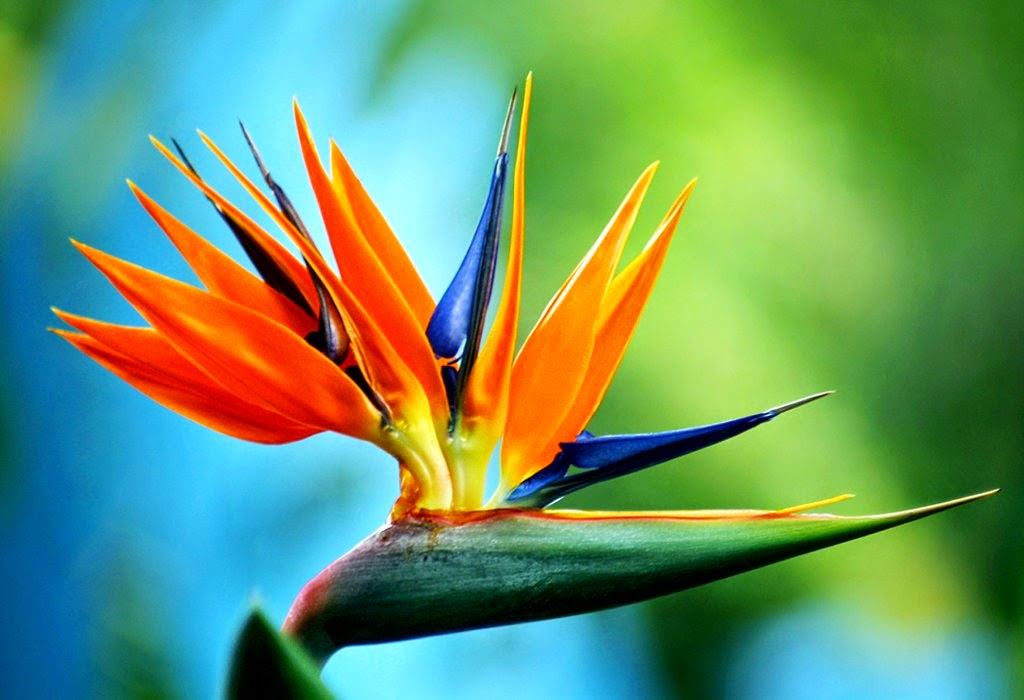
#> input picture STEP1_SGD_01_Model_Preparation/assets/Strelitzia.jpg, 1024 x 700 px
$ jupyter execute --allow-errors 01_SGD_Model_Preparation.ipynb
#> lines starting #> are read from the running program, lines starting #| are printed output that depends on the picture
# Scikit-Image Model Deployment

[cell 1]
import matplotlib.pyplot as plt
import numpy as np
import pandas as pd
import pickle
from skimage import (
    io,
    color,
    exposure,
    transform,
    feature
)
import seaborn as sns
from sklearn.metrics import (
    classification_report,
    confusion_matrix,
    ConfusionMatrixDisplay)
from sklearn.base import BaseEstimator, TransformerMixin
from sklearn.linear_model import SGDClassifier
from sklearn.model_selection import train_test_split, GridSearchCV
from sklearn.pipeline import Pipeline, make_pipeline
from sklearn.preprocessing import StandardScaler

[cell 2]
SEED = 42

## Data Preprocessing

#> (a cell that did not finish here is left out)

#> (a cell that did not finish here is left out)

#> (a cell that did not finish here is left out)

### Feature Extraction

#### Histogram of Oriented Gradients (HOG)

[cell 6]
testimg = io.imread('assets/Strelitzia.jpg')
#> testimg is the input picture: shape (700, 1024, 3); mean R, G, B 104, 151.7, 105

[cell 7]
# hog feature descriptor
feature_vector, hog_image = feature.hog(testimg, orientations=8, pixels_per_cell=(16, 16),
                    cells_per_block=(1, 1), visualize=True, channel_axis=-1)
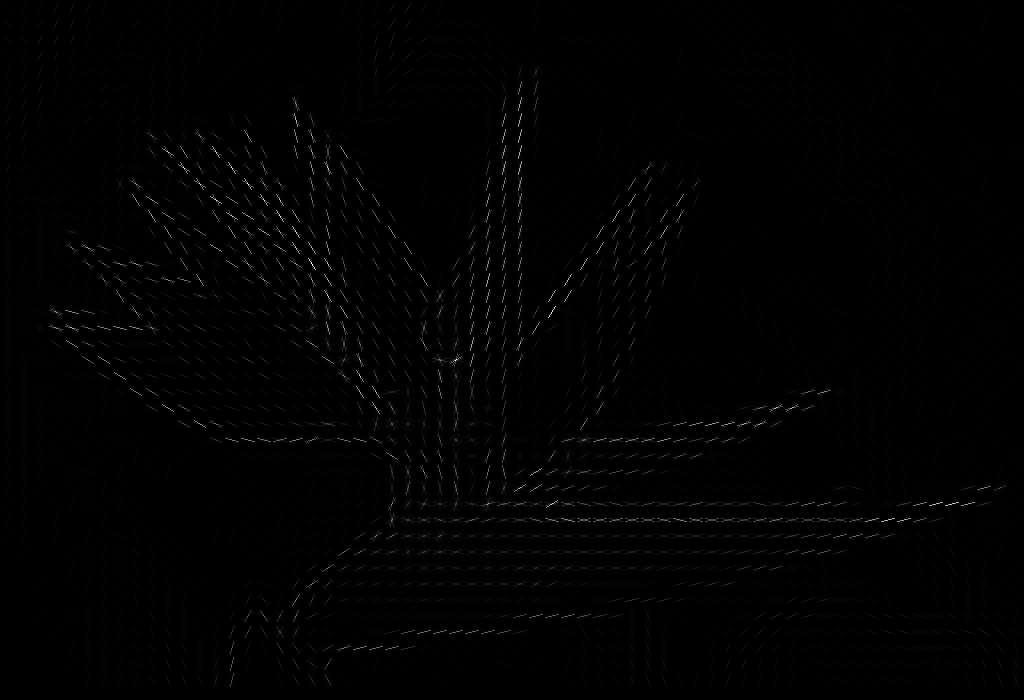
#> hog_image: shape (700, 1024) float64; min 0, max 85.7, mean 0.6; drawn with min black and max white

# Rescale histogram for better display
hog_image_rescaled = exposure.rescale_intensity(hog_image, in_range=(0, 5))
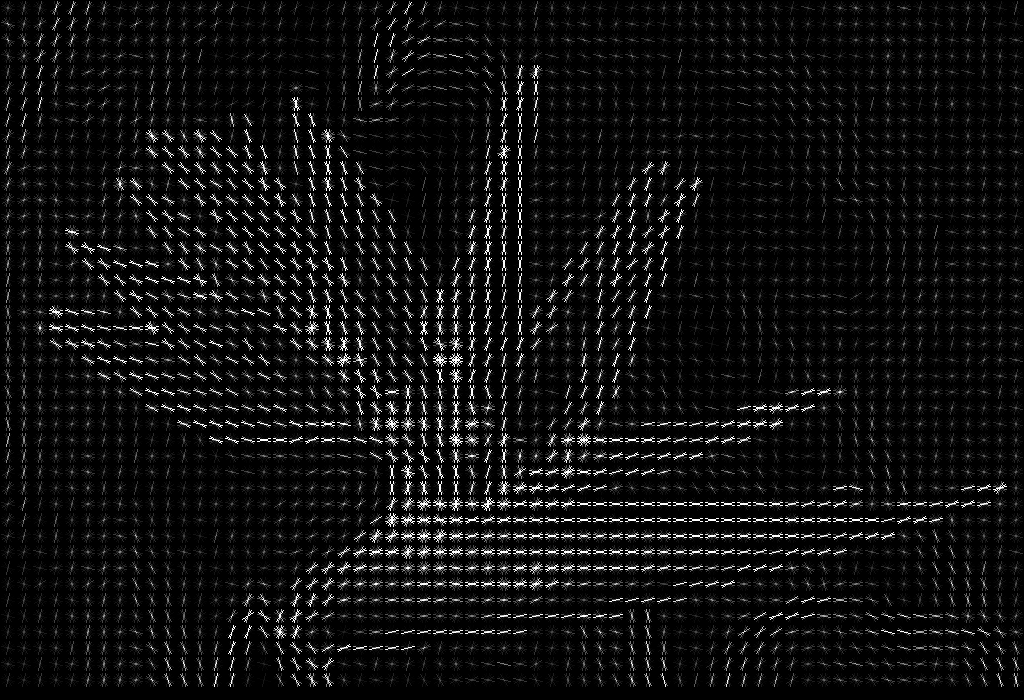
#> hog_image_rescaled: shape (700, 1024) float64; min 0, max 1, mean 0.0656

[cell 8]
fig, (ax1, ax2) = plt.subplots(1, 2, figsize=(12, 5), sharex=True, sharey=True)

ax1.axis('off')
ax1.imshow(testimg, cmap=plt.cm.gray)
ax1.set_title('Input image')

ax2.axis('off')
ax2.imshow(hog_image_rescaled, cmap=plt.cm.gray)
ax2.set_title('Histogram of Oriented Gradients')
plt.show()
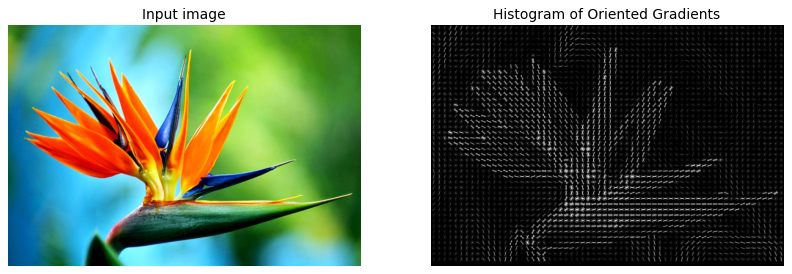
#> figure drawn by matplotlib, 2 panels

[cell 9]
class hog_transformer(BaseEstimator, TransformerMixin):
    def __init__(
        self,
        orientations=9,
        pixels_per_cell=(8, 8),
        cells_per_block=(3, 3)
    ):
        self.orientations = orientations
        self.pixels_per_cell = pixels_per_cell
        self.cells_per_block = cells_per_block

    def fit(self, X, y=None):
        return self

    def transform(self, X, y=None):
        def local_hog(img):
            feature_vector = feature.hog(
                img,
                orientations=self.orientations,
                pixels_per_cell = self.pixels_per_cell,
                cells_per_block = self.cells_per_block,
                channel_axis=-1
            )

            return feature_vector

        return [local_hog(x) for x in X]

## Model Selection

### Feature Extraction

[cell 10]
feature_extractor = hog_transformer()
scaler = StandardScaler()
model_sgd = SGDClassifier(loss='hinge', learning_rate='adaptive', eta0=0.1, early_stopping=True)

### Normalization

#> (a cell that did not finish here is left out)

#> (a cell that did not finish here is left out)

### SGD Classifier Fitting

#> (a cell that did not finish here is left out)

### SGD Model Evaluation

#> (a cell that did not finish here is left out)

[cell 15]
# plot predictions
ran_gen = np.random.default_rng()

plt.figure(figsize=(12, 12))

#> (the rest of this cell did not finish here and is left out)

#> (a cell that did not finish here is left out)

#> (a cell that did not finish here is left out)

|  | precision | recall | f1-score | support |
| -- | -- | -- | -- | -- |
| Adenium | 0.000000 | 0.000000 | 0.000000 | 12.000000 |
| Alpinia_Purpurata | 0.235294 | 0.222222 | 0.228571 | 18.000000 |
| Alstroemeria_Aurantiaca | 0.000000 | 0.000000 | 0.000000 | 10.000000 |
| Anthurium_Andraeanum | 0.200000 | 0.153846 | 0.173913 | 13.000000 |
| Antirrhinum | 0.080000 | 0.086957 | 0.083333 | 23.000000 |
| Billbergia_Pyramidalis | 0.000000 | 0.000000 | 0.000000 | 7.000000 |
| Cattleya_Mossiae | 0.227273 | 0.166667 | 0.192308 | 30.000000 |
| Cirsium_Altissimum | 0.133333 | 0.117647 | 0.125000 | 17.000000 |
| Coccinia_Grandis | 0.068966 | 0.068966 | 0.068966 | 29.000000 |
| Crocus | 0.000000 | 0.000000 | 0.000000 | 8.000000 |
| Cyclamen | 0.250000 | 0.160000 | 0.195122 | 25.000000 |
| Dahlia_Bishop_of_Llandaff | 0.272727 | 0.285714 | 0.279070 | 21.000000 |
| Datura_Metel | 0.018519 | 0.026316 | 0.021739 | 38.000000 |
| Dianthus_Barbatus | 0.125000 | 0.111111 | 0.117647 | 18.000000 |
| Digitalis | 0.289474 | 0.343750 | 0.314286 | 32.000000 |
| Echinacea_Purpurea | 0.250000 | 0.307692 | 0.275862 | 13.000000 |
| Echinops_Bannaticus | 0.000000 | 0.000000 | 0.000000 | 9.000000 |
| Fritillaria_Meleagris | 0.130435 | 0.166667 | 0.146341 | 18.000000 |
| Gazania_Rigens | 0.105263 | 0.125000 | 0.114286 | 16.000000 |
| Gerbera_Jamesonii | 0.102564 | 0.142857 | 0.119403 | 28.000000 |
| Gladiolus | 0.095238 | 0.111111 | 0.102564 | 18.000000 |
| Guzmania_Lingulata | 0.166667 | 0.166667 | 0.166667 | 6.000000 |
| Helianthus_Annuus | 0.312500 | 0.416667 | 0.357143 | 12.000000 |
| Iris_Pseudacorus | 0.222222 | 0.200000 | 0.210526 | 10.000000 |
| Leucanthemum | 0.000000 | 0.000000 | 0.000000 | 10.000000 |
| Narcissus_Pseudonarcissus | 0.187500 | 0.250000 | 0.214286 | 12.000000 |
| Nasturtium | 0.076923 | 0.105263 | 0.088889 | 38.000000 |
| Nerine_Sarniensis | 0.111111 | 0.090909 | 0.100000 | 22.000000 |
| Nymphaea_Tetragona | 0.409091 | 0.545455 | 0.467532 | 66.000000 |
| Oenothera_Suffrutescens | 0.181818 | 0.153846 | 0.166667 | 13.000000 |
| Paphiopedilum_Micranthum | 0.555556 | 0.416667 | 0.476190 | 12.000000 |
| Passiflora | 0.217391 | 0.161290 | 0.185185 | 31.000000 |
| Pelargonium_Inquinans | 0.266667 | 0.173913 | 0.210526 | 23.000000 |
| Petunia | 0.030303 | 0.037037 | 0.033333 | 27.000000 |
| Platycodon_Grandiflorus | 0.000000 | 0.000000 | 0.000000 | 9.000000 |
| Plumeria_Alba | 0.190476 | 0.121212 | 0.148148 | 33.000000 |
| Poinsettia | 0.166667 | 0.105263 | 0.129032 | 19.000000 |
| Primula_Vulgaris | 0.214286 | 0.200000 | 0.206897 | 15.000000 |
| Protea_Cynaroides | 0.000000 | 0.000000 | 0.000000 | 5.000000 |
| Rose | 0.111111 | 0.078947 | 0.092308 | 38.000000 |
| Rudbeckia | 0.300000 | 0.272727 | 0.285714 | 11.000000 |
| Strelitzia_Reginae | 0.368421 | 0.411765 | 0.388889 | 17.000000 |
| Tropaeolum_Majus | 0.120000 | 0.115385 | 0.117647 | 26.000000 |
| Tussilago | 0.235294 | 0.222222 | 0.228571 | 36.000000 |
| Viola_Tricolor | 0.227273 | 0.294118 | 0.256410 | 17.000000 |
| accuracy | 0.180022 | 0.180022 | 0.180022 | 0.180022 |
| macro avg | 0.161230 | 0.158575 | 0.157533 | 911.000000 |
| weighted avg | 0.177870 | 0.180022 | 0.175935 | 911.000000 |

## Hyperparameter Tuning

### Training Pipeline

[cell 18]
train_pipeline = Pipeline([
    ('feature_extraction', hog_transformer(
        orientations=9,
        pixels_per_cell=(8, 8),
        cells_per_block=(3, 3))
    ),
    ('normalization', StandardScaler()),
    ('model_training', SGDClassifier(
        loss='hinge', eta0=0.1,
        learning_rate='adaptive',
        early_stopping=True)
    )
])

$ run again, with STEP1_SGD_01_Model_Preparation/assets/Scikit_Image_Model_Deployment_01.webp saved as STEP1_SGD_01_Model_Preparation/assets/Strelitzia.jpg
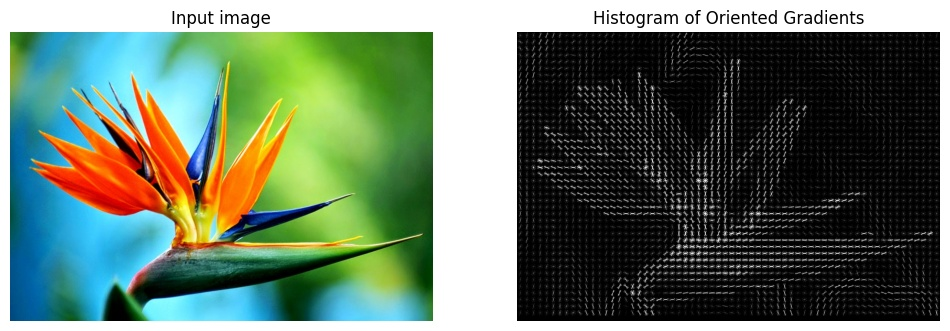
#> input picture STEP1_SGD_01_Model_Preparation/assets/Scikit_Image_Model_Deployment_01.webp, 950 x 331 px
#> testimg is the input picture: shape (331, 950, 3); mean R, G, B 102.2, 120.8, 102.7
#> `feature_vector, hog_image = feature.hog(testimg, orientations=8, pixel..`:
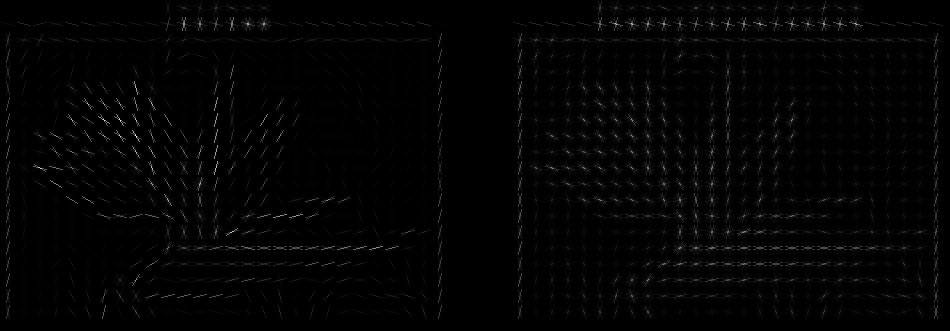
#> hog_image: shape (331, 950) float64; min 0, max 98.23, mean 1.3; drawn with min black and max white
#> feature_vector = 9440 values, max 1 at index 136, min 0 at index 0, mean 0.277
#> `plt.show()`:
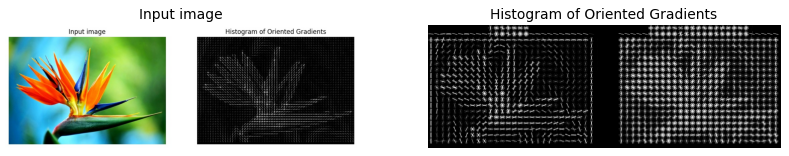
#> figure drawn by matplotlib, 2 panels
